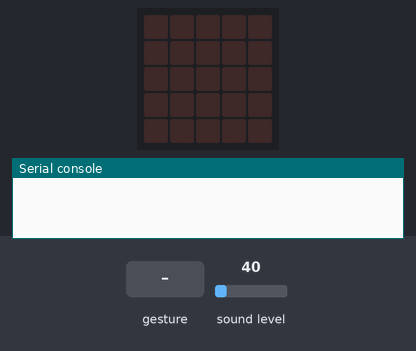
This program was run on a simulated BBC micro:bit (MakeCode). On the bench: the board's 5×5 LED display, the last lines printed to the serial console. The inputs (shaded band) are chosen by the test bench; at power-on: sound level 40.

Above: at 1.2 s.
1.3 s: sound turns loud
At 2.1 s:
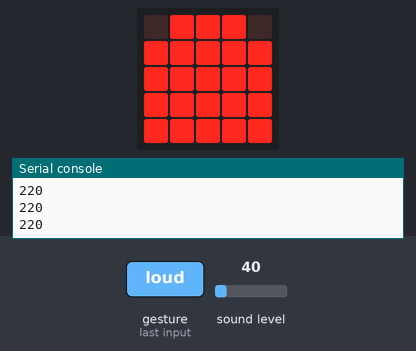
At 3.5 s:
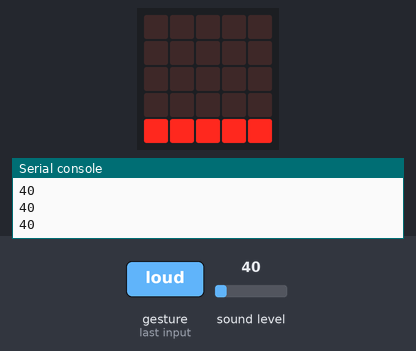
Timing chart, 0 to 5.0 s (numbered marks = the images above; inputs shaded):
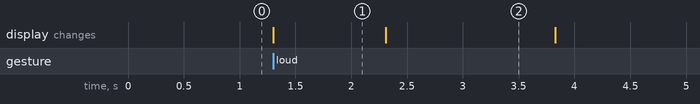

The program:

main.ts
```typescript
input.onSound(DetectedSound.Loud, function on_sound_loud() {
    led.enable(true)
    let i = 10
    while (i > 0) {
        console.log(input.soundLevel())
        led.plotBarGraph(input.soundLevel(), 255)
        control.waitMicros(250000)
        i = i - 1
    }
    led.plotBarGraph(input.soundLevel(), 255)
    led.enable(false)
})
```

test.ts
```typescript
// les tests vont ici ; cela ne sera pas compilé si ce paquet est utilisé en tant qu'extension.
```

Measured:
- after the input at 1.3 s, the display: changes at once (image 1)
- what the display in image 1 shows lasts 1.0 s, from 1.3 s to 2.3 s
